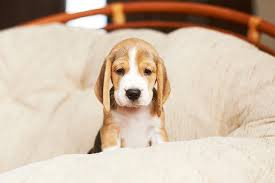
#> input picture images/puppy1.png, 275 x 183 px
$ python opencv4.py
#> lines starting #> are read from the running program, lines starting #| are printed output that depends on the picture
import cv2

# 이미지 합치기
# cv2.add : Saturation 연산 (255가 넘어가면 255)
# 주로 cv2.add 사용
# np.add() : Modulo 연산 (255 넘어가면 0부터 다시시작)

image1 = cv2.imread("../images/puppy1.png", cv2.IMREAD_COLOR)
#> image1 is the input picture: shape (183, 275, 3); mean B, G, R 169.7, 189.3, 209.6
image2 = cv2.imread("../images/puppy2.png", cv2.IMREAD_COLOR)
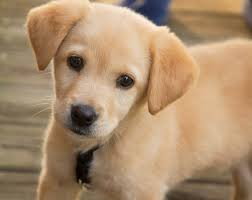
#> input picture images/puppy2.png, 252 x 200 px
#> image2 is the input picture: shape (200, 252, 3); mean B, G, R 109.4, 140.8, 170.2

result = cv2.add(image1[0:150, 0:150], image2[0:150, 0:150])
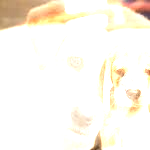
#> result: shape (150, 150, 3); mean B, G, R 236.4, 246.3, 251.5
cv2.imshow("Image", result)
cv2.waitKey(0)
cv2.destroyAllWindows();

result = image1[0:150, 0:150] + image2[0:150, 0:150]
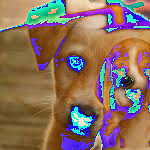
#> result: shape (150, 150, 3); mean B, G, R 94.5, 110, 137.3
cv2.imshow("Image", result)
cv2.waitKey(0)
cv2.destroyAllWindows();
